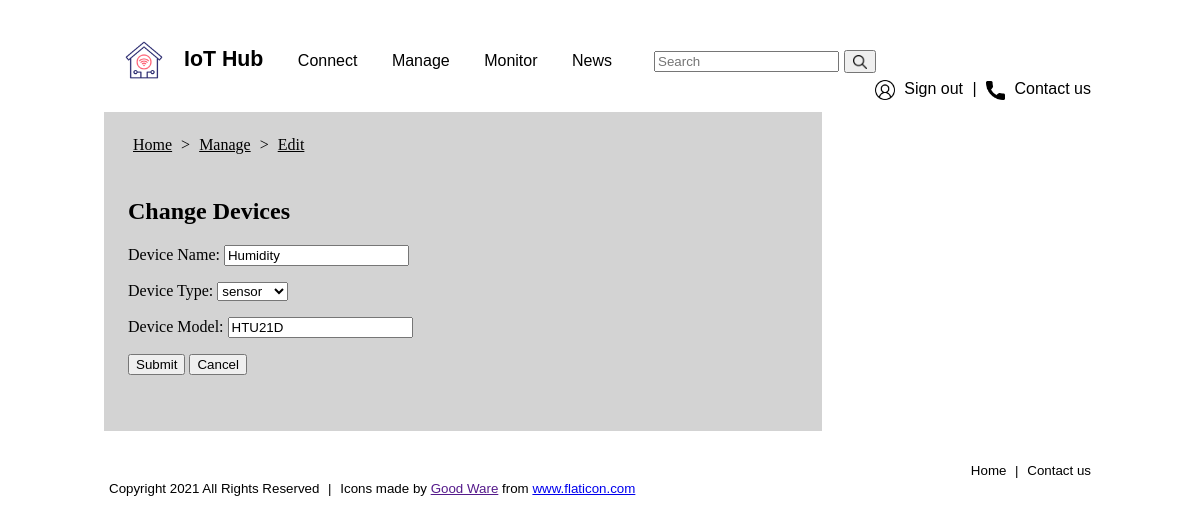
Screenshot of /CNIT581-048-project3/edit/2/ (signed in) with the database file from the repository.
### hubapp/models.py (models this page shows, shortened)
class Devices(models.Model):
    device_name = models.CharField(max_length=20, default="")
    type_choices = (
        ('sensor', 'sensor'),
        ('actuator', 'actuator'),
    )
    device_type = models.CharField(max_length=10, choices=type_choices)
    device_model = models.CharField(max_length=30, default="")
    last_updated = models.DateField(auto_now=True)
    registered = models.DateField(auto_now_add=True)

### hubapp/views.py (the view)
# urls.py: path('edit/<int:id>/', views.edit, name='edit'),
def edit(request, id):
    dv = Devices.objects.get(pk=id)
    if request.method == 'POST':
        form = DeviceForm(request.POST, instance=dv)
        if form.is_valid():
            form.save()
        return render(request, 'hubapp/edit.html', {'form': form})
    else:
        form = DeviceForm(instance=dv)
    return render(request, 'hubapp/edit.html', {'form': form})

### hubapp/forms.py
class DeviceForm(forms.ModelForm):
    class Meta:
        model = Devices
        fields = ['id', 'device_name', 'device_type', 'device_model']
        widgets = {
            'device_name': forms.TextInput(attrs={'class': "form-control", 'placeholder': "Enter your device name"}),
            'device_type': forms.Select(attrs={'class': "form-control", 'initial': "Select a device type"}),
            'device_model': forms.TextInput(attrs={'class': "form-control", 'placeholder': "Enter your device model"}),
        }
        labels = {
            'device_name': 'Device Name',
            'device_type': 'Device Type',
            'device_model': 'Device Model',
        }

### hubapp/templates/hubapp/edit.html (shortened to what this page needs)
{% extends "hubapp/base.html" %}
{% block header %}
    <a href="{% url 'index' %}">Home</a> >
    <a href="{% url 'list' %}">Manage</a> >
    <a href="">Edit</a>
{% endblock header %}
{% block title %}
    <h2>
        Change Devices
    </h2>
{% endblock title %}
{% block content %}
    <form id="edit-form" method="POST">
        {{form.as_p}}
        <input type="submit" value="Submit">
        <input type="reset" value="Cancel">
    </form>
{% endblock content %}

### hubapp/static/hubapp/style.css (style rules this page uses)
* { box-sizing: border-box; }
body { padding: 2vh 4vw 2vh 4vw; }
#title-container > a { margin: 5px; color: black; }

### rows the page displays
Devices: device_name "Humidity", device_type "sensor", device_model "HTU21D"
